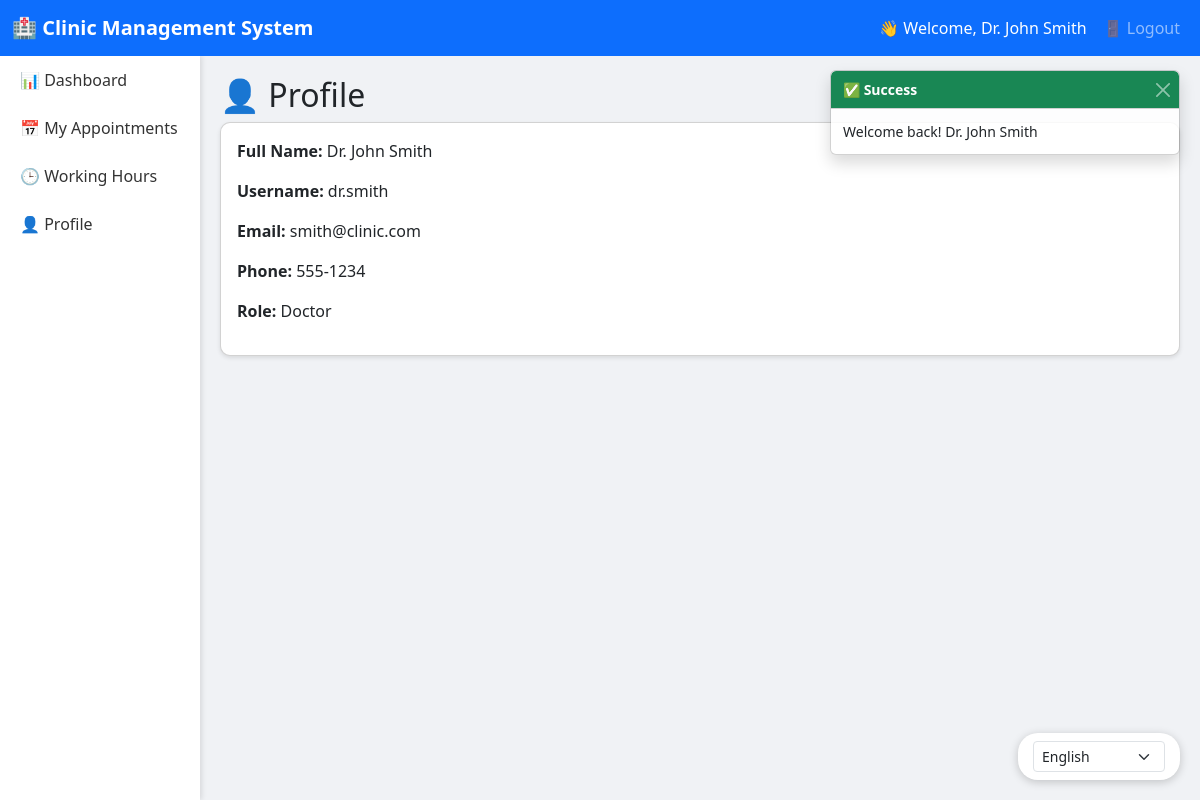
/doctors.php?page=profile (signed in), run on the app's committed database.
### tables this page shows
CREATE TABLE users (
    id INT AUTO_INCREMENT PRIMARY KEY,
    username VARCHAR(50) UNIQUE NOT NULL,
    password VARCHAR(255) NOT NULL,
    full_name VARCHAR(100) NOT NULL,
    email VARCHAR(100) NOT NULL,
    role ENUM('admin', 'doctor') NOT NULL,
    specialization VARCHAR(100) DEFAULT NULL,
    phone VARCHAR(20) DEFAULT NULL,
    created_at TIMESTAMP DEFAULT CURRENT_TIMESTAMP
);

### doctors.php (the view, shortened to what this page needs)
<?php
$host = 'localhost';
$dbname = 'mis';
$username = 'root';
$password = '';
try {
    $pdo = new PDO("mysql:host=$host;dbname=$dbname;charset=utf8", $username, $password);
    $pdo->setAttribute(PDO::ATTR_ERRMODE, PDO::ERRMODE_EXCEPTION);
} catch(PDOException $e) {
    die("Database connection failed: " . $e->getMessage());
}
try {
    $pdo->exec("
        CREATE TABLE IF NOT EXISTS users (
            id INT PRIMARY KEY AUTO_INCREMENT,
            username VARCHAR(50) UNIQUE NOT NULL,
            password VARCHAR(255) NOT NULL,
            full_name VARCHAR(100),
            email VARCHAR(100) UNIQUE,
            role ENUM('admin', 'doctor', 'patient') DEFAULT 'patient',
            specialization VARCHAR(100),
            phone VARCHAR(20),
            location_lat DECIMAL(10,8) NULL,
            location_lng DECIMAL(11,8) NULL,
            preferred_language VARCHAR(10) DEFAULT 'en',
            created_at TIMESTAMP DEFAULT CURRENT_TIMESTAMP
        )
    ");
    $pdo->exec("
        CREATE TABLE IF NOT EXISTS working_hours (
            id INT PRIMARY KEY AUTO_INCREMENT,
            doctor_id INT NOT NULL,
            day_of_week TINYINT,
            start_time TIME,
            end_time TIME,
            FOREIGN KEY (doctor_id) REFERENCES users(id) ON DELETE CASCADE
        )
    ");
    $pdo->exec("
        CREATE TABLE IF NOT EXISTS appointments (
            id INT PRIMARY KEY AUTO_INCREMENT,
            patient_id INT NOT NULL,
            doctor_id INT NOT NULL,
            appointment_date DATE NOT NULL,
            start_time TIME NOT NULL,
            end_time TIME NOT NULL,
            symptoms TEXT,
            status ENUM('pending', 'confirmed', 'completed', 'cancelled') DEFAULT 'pending',
            message_sent BOOLEAN DEFAULT FALSE,
            created_at TIMESTAMP DEFAULT CURRENT_TIMESTAMP,
            FOREIGN KEY (patient_id) REFERENCES users(id),
            FOREIGN KEY (doctor_id) REFERENCES users(id)
        )
    ");
    $pdo->exec("
        CREATE TABLE IF NOT EXISTS notifications (
            id INT PRIMARY KEY AUTO_INCREMENT,
            user_id INT NOT NULL,
            message TEXT NOT NULL,
            is_read BOOLEAN DEFAULT FALSE,
            created_at TIMESTAMP DEFAULT CURRENT_TIMESTAMP,
            FOREIGN KEY (user_id) REFERENCES users(id) ON DELETE CASCADE
        )
    ");
} catch(PDOException $e) {
}
$lang = $_SESSION['preferred_language'] ?? $_COOKIE['user_language'] ?? 'en';
function __($key) {
    global $translations, $lang;
    return $translations[$lang][$key] ?? $key;
}
$current_user = null;
if(isset($_SESSION['user_id'])) {
    $stmt = $pdo->prepare("SELECT * FROM users WHERE id = ?");
    $stmt->execute([$_SESSION['user_id']]);
    $current_user = $stmt->fetch();
}
$page = $_GET['page'] ?? 'dashboard';
?>
<!DOCTYPE html>
<html>
<head>
    <link href="https://cdn.jsdelivr.net/npm/bootstrap@5.3.0/dist/css/bootstrap.min.css" rel="stylesheet">
    <link rel="stylesheet" href="https://unpkg.com/leaflet@1.9.4/dist/leaflet.css" />
</head>
<body>
<div class="language-switcher">
    <form method="POST" class="d-flex gap-2">
        <select name="language" class="form-select form-select-sm" style="width: auto;" onchange="this.form.submit()">
            <option value="en" <?php echo $lang == 'en' ? 'selected' : ''; ?>>English</option>
        </select>
    </form>
</div>
<div class="toast-container">
    <?php if(isset($_SESSION['success'])): ?>
    <div class="toast show" data-bs-autohide="true" data-bs-delay="3000">
        <div class="toast-header bg-success text-white">
            <strong class="me-auto">✅ Success</strong>
            <button type="button" class="btn-close btn-close-white" data-bs-dismiss="toast"></button>
        </div>
        <div class="toast-body"><?php echo $_SESSION['success']; unset($_SESSION['success']); ?></div>
    </div>
    <?php endif; ?>
</div>
<nav class="navbar navbar-expand-lg navbar-dark bg-primary">
    <div class="container-fluid">
        <a class="navbar-brand" href="?page=dashboard">🏥 <?php echo __("app_title"); ?></a>
        <div class="collapse navbar-collapse" id="navbarNav">
            <ul class="navbar-nav ms-auto">
                <?php if($current_user): ?>
                    <li class="nav-item"><span class="nav-link text-white">👋 <?php echo __("welcome"); ?>, <?php echo htmlspecialchars($current_user['full_name']); ?></span></li>
                    <li class="nav-item"><a class="nav-link" href="?logout=1">🚪 <?php echo __("logout"); ?></a></li>
                <?php else: ?>
                    <li class="nav-item"><a class="nav-link" href="?page=login">🔐 <?php echo __("login"); ?></a></li>
                    <li class="nav-item"><a class="nav-link" href="?page=register">📝 <?php echo __("register"); ?></a></li>
                <?php endif; ?>
            </ul>
        </div>
    </div>
</nav>
<div class="container-fluid">
    <div class="row">
        <?php if($current_user): ?>
        <div class="col-md-2 p-0 sidebar">
            <nav class="nav flex-column">
                <a class="nav-link <?php echo $page == 'dashboard' ? 'active' : ''; ?>" href="?page=dashboard">📊 <?php echo __("dashboard"); ?></a>
                <?php if($current_user['role'] == 'doctor'): ?>
                    <a class="nav-link <?php echo $page == 'my_schedule' ? 'active' : ''; ?>" href="?page=my_schedule">📅 <?php echo __("my_appointments"); ?></a>
                    <a class="nav-link <?php echo $page == 'set_hours' ? 'active' : ''; ?>" href="?page=set_hours">🕒 <?php echo __("working_hours"); ?></a>
                <?php endif; ?>
                <a class="nav-link" href="?page=profile">👤 <?php echo __("profile"); ?></a>
            </nav>
        </div>
        <div class="col-md-10 main-content">
        <?php else: ?>
        <div class="col-md-12 main-content">
        <?php endif; ?>
        <?php if(!$current_user && $page == 'register'): ?>
        <div class="row justify-content-center">
            <div class="col-md-6">
                <div class="card">
                    <div class="card-header"><h4>📝 <?php echo __("register"); ?></h4></div>
                    <div class="card-body">
                        <?php if(isset($error)) echo "<div class='alert alert-danger'>$error</div>"; ?>
                        <form method="post">
                            <div class="mb-3"><input type="text" name="full_name" class="form-control" placeholder="<?php echo __("full_name"); ?>" required></div>
                            <div class="mb-3"><input type="text" name="username" class="form-control" placeholder="<?php echo __("username"); ?>" required></div>
                            <div class="mb-3"><input type="email" name="email" class="form-control" placeholder="<?php echo __("email"); ?>" required></div>
                            <div class="mb-3"><input type="text" name="phone" class="form-control" placeholder="<?php echo __("phone"); ?>"></div>
                            <div class="mb-3"><input type="password" name="password" class="form-control" placeholder="<?php echo __("password"); ?>" required></div>
                            <button type="submit" name="register" class="btn btn-primary w-100"><?php echo __("register"); ?></button>
                        </form>
                        <div class="mt-3 text-center"><a href="?page=login"><?php echo __("already_have_account"); ?></a></div>
                    </div>
                </div>
            </div>
        </div>
        <?php elseif($current_user && $page == 'profile'): ?>
        <h2>👤 <?php echo __("profile"); ?></h2>
        <div class="card"><div class="card-body">
            <p><strong><?php echo __("full_name"); ?>:</strong> <?php echo htmlspecialchars($current_user['full_name']); ?></p>
            <p><strong><?php echo __("username"); ?>:</strong> <?php echo htmlspecialchars($current_user['username']); ?></p>
            <p><strong><?php echo __("email"); ?>:</strong> <?php echo htmlspecialchars($current_user['email']); ?></p>
            <p><strong><?php echo __("phone"); ?>:</strong> <?php echo htmlspecialchars($current_user['phone']); ?></p>
            <p><strong><?php echo __("role"); ?>:</strong> <?php echo __($current_user['role']); ?></p>
        </div></div>
        <?php endif; ?>
        </div>
    </div>
</div>
</body>
</html>

### doctors.php (style rules this page uses)
body { background: #f0f2f5; }
.navbar-brand { font-weight: bold; }
.sidebar { min-height: calc(100vh - 56px); background: white; box-shadow: 2px 0 5px rgba(0,0,0,0.1); }
.sidebar .nav-link { color: #333; padding: 12px 20px; }
.main-content { padding: 20px; }
.card { border-radius: 10px; box-shadow: 0 2px 4px rgba(0,0,0,0.1); margin-bottom: 20px; }
.language-switcher { position: fixed; bottom: 20px; right: 20px; z-index: 1000; background: white; padding: 8px 15px; border-radius: 20px; box-shadow: 0 2px 10px rgba(0,0,0,0.2); }
.toast-container { position: fixed; top: 70px; right: 20px; z-index: 1100; }

### data on the page
users: full_name "Dr. John Smith", username "dr.smith", email "smith@clinic.com", phone "555-1234", role "Doctor"

### other printed values
$_SESSION['success'] "Welcome back! Dr. John Smith"
__("app_title") "Clinic Management System"
__("welcome") "Welcome"
__("logout") "Logout"
__("dashboard") "Dashboard"
__("my_appointments") "My Appointments"
__("working_hours") "Working Hours"
__("profile") "Profile"
__("full_name") "Full Name"
__("username") "Username"
__("email") "Email"
__("phone") "Phone"
__("role") "Role"
